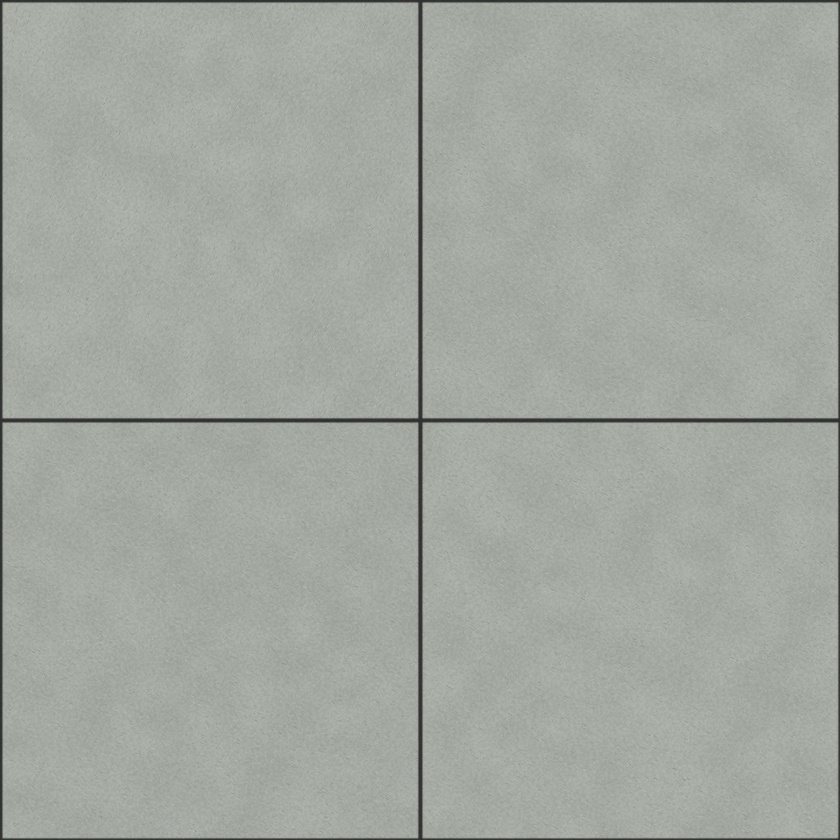
#> input picture Game/recursion/astra/ward_floor_tiles.jpg, 840 x 840 px, shrunk from 1024 x 1024 before the run
$ python make_normal_map.py ../Game/recursion/astra/ward_floor_tiles.jpg ../Game/recursion/astra/ward_linoleum.jpg 1.0 1.0
#> lines starting #> are read from the running program, lines starting #| are printed output that depends on the picture
"""Derive a tileable tangent-space normal map from a color texture.

Brightness is treated as height (dark crevices low, bright tips high); the
gradient wraps around the edges, so the result tiles like the source.
Needs only Pillow.

usage: python3 tools/make_normal_map.py input.bmp output.png [strength] [blur]
"""
import sys
from math import sqrt
from PIL import Image, ImageFilter

src, dst = sys.argv[1], sys.argv[2]
strength = float(sys.argv[3]) if len(sys.argv) > 3 else 2.0
blur = float(sys.argv[4]) if len(sys.argv) > 4 else 1.0

image = Image.open(src).convert('L')
w, h = image.size
#> w = 840; h = 840
if blur > 0:
    # tile 3x3 before blurring so the edges stay seamless
    big = Image.new('L', (w * 3, h * 3))
#> big: PIL image 2520x2520 L; every value is 0
    for y in range(3):
        for x in range(3):
            big.paste(image, (x * w, y * h))
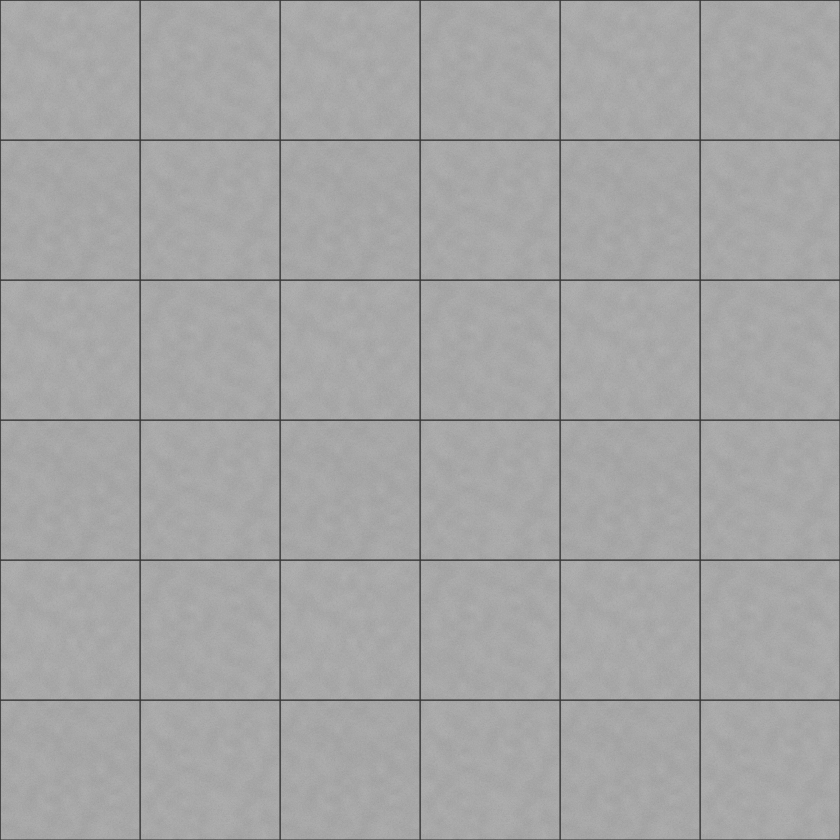
#> big: PIL image 2520x2520 L (shown at 1/3 size); min 44, max 189, mean 165.4
    image = big.filter(ImageFilter.GaussianBlur(blur)).crop((w, h, 2 * w, 2 * h))

height = list(image.getdata())
#> height = 705600 items
scale = strength * 8.0 / 255.0 * 0.5
out = bytearray(w * h * 3)
for y in range(h):
    row, up, down = y * w, ((y - 1) % h) * w, ((y + 1) % h) * w
    for x in range(w):
        left, right = (x - 1) % w, (x + 1) % w
        nx = -(height[row + right] - height[row + left]) * scale
        ny = (height[down + x] - height[up + x]) * scale
        inv = 1.0 / sqrt(nx * nx + ny * ny + 1.0)
        i = (row + x) * 3
        out[i] = int((nx * inv * 0.5 + 0.5) * 255)
        out[i + 1] = int((ny * inv * 0.5 + 0.5) * 255)
        out[i + 2] = int((inv * 0.5 + 0.5) * 255)
Image.frombytes('RGB', (w, h), bytes(out)).save(dst)
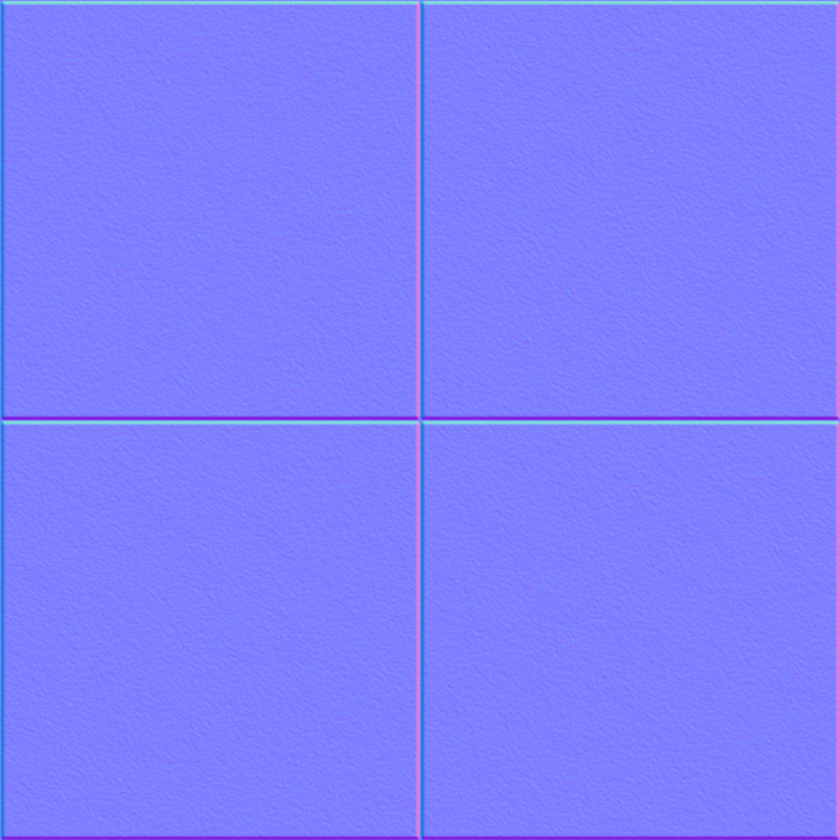
#> saved as ward_linoleum.jpg: PIL image 840x840 RGB; mean R, G, B 127, 127, 253
print(f"{dst}: {w}x{h}, strength {strength}")
#| ../Game/recursion/astra/ward_linoleum.jpg: 840x840, strength 1.0
